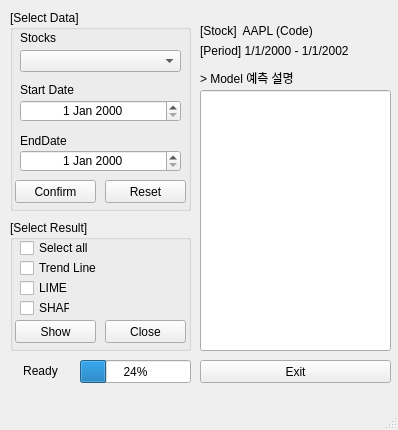
<?xml version="1.0" encoding="UTF-8"?>
<ui version="4.0">
 <class>MainWindow</class>
 <widget class="QMainWindow" name="MainWindow">
  <property name="geometry">
   <rect>
    <x>0</x>
    <y>0</y>
    <width>398</width>
    <height>430</height>
   </rect>
  </property>
  <property name="windowTitle">
   <string>Main Window</string>
  </property>
  <widget class="QWidget" name="centralwidget">
   <widget class="QLineEdit" name="LLM_text">
    <property name="geometry">
     <rect>
      <x>200</x>
      <y>90</y>
      <width>191</width>
      <height>261</height>
     </rect>
    </property>
    <property name="alignment">
     <set>Qt::AlignLeading|Qt::AlignLeft|Qt::AlignTop</set>
    </property>
   </widget>
   <widget class="QLabel" name="LLM_label">
    <property name="geometry">
     <rect>
      <x>200</x>
      <y>70</y>
      <width>111</width>
      <height>16</height>
     </rect>
    </property>
    <property name="text">
     <string>&gt; Model 예측 설명</string>
    </property>
   </widget>
   <widget class="QLabel" name="progressBar_label">
    <property name="geometry">
     <rect>
      <x>10</x>
      <y>360</y>
      <width>61</width>
      <height>21</height>
     </rect>
    </property>
    <property name="text">
     <string>Ready</string>
    </property>
    <property name="alignment">
     <set>Qt::AlignCenter</set>
    </property>
   </widget>
   <widget class="QGroupBox" name="groupBox">
    <property name="geometry">
     <rect>
      <x>10</x>
      <y>10</y>
      <width>181</width>
      <height>201</height>
     </rect>
    </property>
    <property name="title">
     <string>[Select Data]</string>
    </property>
    <widget class="QComboBox" name="StockComboBox">
     <property name="geometry">
      <rect>
       <x>10</x>
       <y>40</y>
       <width>161</width>
       <height>22</height>
      </rect>
     </property>
    </widget>
    <widget class="QLabel" name="label">
     <property name="geometry">
      <rect>
       <x>10</x>
       <y>20</y>
       <width>141</width>
       <height>16</height>
      </rect>
     </property>
     <property name="text">
      <string>Stocks</string>
     </property>
    </widget>
    <widget class="QLabel" name="StartDate_label">
     <property name="geometry">
      <rect>
       <x>10</x>
       <y>70</y>
       <width>151</width>
       <height>20</height>
      </rect>
     </property>
     <property name="text">
      <string>Start Date</string>
     </property>
    </widget>
    <widget class="QDateEdit" name="StartDate">
     <property name="geometry">
      <rect>
       <x>10</x>
       <y>90</y>
       <width>161</width>
       <height>22</height>
      </rect>
     </property>
     <property name="alignment">
      <set>Qt::AlignCenter</set>
     </property>
    </widget>
    <widget class="QLabel" name="EndDate_label">
     <property name="geometry">
      <rect>
       <x>10</x>
       <y>120</y>
       <width>151</width>
       <height>21</height>
      </rect>
     </property>
     <property name="text">
      <string>EndDate</string>
     </property>
    </widget>
    <widget class="QDateEdit" name="EndDate">
     <property name="geometry">
      <rect>
       <x>10</x>
       <y>140</y>
       <width>161</width>
       <height>22</height>
      </rect>
     </property>
     <property name="alignment">
      <set>Qt::AlignCenter</set>
     </property>
     <property name="time">
      <time>
       <hour>12</hour>
       <minute>0</minute>
       <second>0</second>
      </time>
     </property>
    </widget>
    <widget class="QPushButton" name="StockSelectButton">
     <property name="geometry">
      <rect>
       <x>5</x>
       <y>170</y>
       <width>81</width>
       <height>23</height>
      </rect>
     </property>
     <property name="text">
      <string>Confirm</string>
     </property>
    </widget>
    <widget class="QPushButton" name="StockResetButton">
     <property name="geometry">
      <rect>
       <x>95</x>
       <y>170</y>
       <width>81</width>
       <height>23</height>
      </rect>
     </property>
     <property name="text">
      <string>Reset</string>
     </property>
    </widget>
   </widget>
   <widget class="QProgressBar" name="progressBar">
    <property name="geometry">
     <rect>
      <x>80</x>
      <y>360</y>
      <width>111</width>
      <height>23</height>
     </rect>
    </property>
    <property name="value">
     <number>24</number>
    </property>
   </widget>
   <widget class="QGroupBox" name="groupBox_2">
    <property name="geometry">
     <rect>
      <x>10</x>
      <y>220</y>
      <width>181</width>
      <height>131</height>
     </rect>
    </property>
    <property name="title">
     <string>[Select Result]</string>
    </property>
    <widget class="QCheckBox" name="SelectAll_checkBox">
     <property name="geometry">
      <rect>
       <x>10</x>
       <y>20</y>
       <width>71</width>
       <height>16</height>
      </rect>
     </property>
     <property name="text">
      <string>Select all</string>
     </property>
    </widget>
    <widget class="QCheckBox" name="TrendLine_checkBox">
     <property name="geometry">
      <rect>
       <x>10</x>
       <y>40</y>
       <width>81</width>
       <height>16</height>
      </rect>
     </property>
     <property name="text">
      <string>Trend Line</string>
     </property>
    </widget>
    <widget class="QCheckBox" name="LIME_checkBox">
     <property name="geometry">
      <rect>
       <x>10</x>
       <y>60</y>
       <width>50</width>
       <height>16</height>
      </rect>
     </property>
     <property name="text">
      <string>LIME</string>
     </property>
    </widget>
    <widget class="QCheckBox" name="SHAP_checkBox">
     <property name="geometry">
      <rect>
       <x>10</x>
       <y>80</y>
       <width>50</width>
       <height>16</height>
      </rect>
     </property>
     <property name="text">
      <string>SHAP</string>
     </property>
    </widget>
    <widget class="QPushButton" name="ShowResultButton">
     <property name="geometry">
      <rect>
       <x>5</x>
       <y>100</y>
       <width>81</width>
       <height>23</height>
      </rect>
     </property>
     <property name="text">
      <string>Show</string>
     </property>
    </widget>
    <widget class="QPushButton" name="CloseResultButton">
     <property name="geometry">
      <rect>
       <x>95</x>
       <y>100</y>
       <width>81</width>
       <height>23</height>
      </rect>
     </property>
     <property name="text">
      <string>Close</string>
     </property>
    </widget>
   </widget>
   <widget class="QPushButton" name="ExitButton">
    <property name="geometry">
     <rect>
      <x>200</x>
      <y>360</y>
      <width>191</width>
      <height>23</height>
     </rect>
    </property>
    <property name="text">
     <string>Exit</string>
    </property>
   </widget>
   <widget class="QLabel" name="Stockname_label">
    <property name="geometry">
     <rect>
      <x>200</x>
      <y>20</y>
      <width>181</width>
      <height>21</height>
     </rect>
    </property>
    <property name="text">
     <string>[Stock]  AAPL (Code)</string>
    </property>
   </widget>
   <widget class="QLabel" name="Period_label">
    <property name="geometry">
     <rect>
      <x>200</x>
      <y>40</y>
      <width>181</width>
      <height>21</height>
     </rect>
    </property>
    <property name="styleSheet">
     <string notr="true"/>
    </property>
    <property name="text">
     <string>[Period] 1/1/2000 - 1/1/2002</string>
    </property>
   </widget>
   <zorder>groupBox</zorder>
   <zorder>LLM_text</zorder>
   <zorder>LLM_label</zorder>
   <zorder>progressBar_label</zorder>
   <zorder>progressBar</zorder>
   <zorder>groupBox_2</zorder>
   <zorder>ExitButton</zorder>
   <zorder>Stockname_label</zorder>
   <zorder>Period_label</zorder>
  </widget>
  <widget class="QMenuBar" name="menubar">
   <property name="geometry">
    <rect>
     <x>0</x>
     <y>0</y>
     <width>398</width>
     <height>21</height>
    </rect>
   </property>
  </widget>
  <widget class="QStatusBar" name="statusbar"/>
 </widget>
 <resources/>
 <connections/>
</ui>
